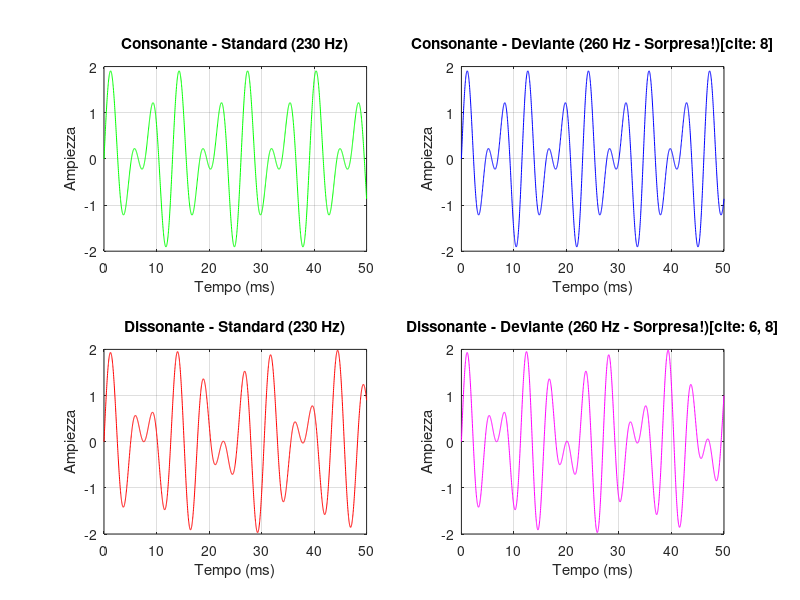

The MATLAB script that drew this image:
% =========================================================================
% ESPERIMENTO_SARASSO_RONGA
% SCRIPT MATLAB: Generazione degli stimoli acustici (Consonanti e Dissonanti)
% basato sui dati dell'Esperimento 2 del paper (Sarasso et al., 2021)
% =========================================================================

clear; clc; close all;

Fs = 44100;          % Frequenza di campionamento standard (44.1 kHz)
dur = 0.05;          % Durata del suono: 50 millisecondi (come nel paper)[cite: 8]
t = 0:1/Fs:dur;      % Asse temporale

%% 1. BLOCCO CONSONANTE (Quinte)
% Frequenze Standard (230 Hz + 153.33 Hz) e Deviante alto (260 Hz + 173.33 Hz)[cite: 8]
f1_std_cons = 230;     f2_std_cons = 153.33;
f1_dev_cons = 260;     f2_dev_cons = 173.33;

suono_cons_standard = sin(2*pi*f1_std_cons*t) + sin(2*pi*f2_std_cons*t);
suono_cons_deviante = sin(2*pi*f1_dev_cons*t) + sin(2*pi*f2_dev_cons*t);

%% 2. BLOCCO DISSONANTE (Tritoni)
% Frequenze Standard (230 Hz + 163.55 Hz) e Deviante alto (260 Hz + 184.88 Hz)[cite: 6, 8]
f1_std_diss = 230;     f2_std_diss = 163.55;
f1_dev_diss = 260;     f2_dev_diss = 184.88;

suono_diss_standard = sin(2*pi*f1_std_diss*t) + sin(2*pi*f2_std_diss*t);
suono_diss_deviante = sin(2*pi*f1_dev_diss*t) + sin(2*pi*f2_dev_diss*t);

%% Visualizzazione grafica delle forme d'onda
figure('Name', 'Stimoli Acustici del Paper', 'Color', 'w', 'Position', [100, 100, 900, 600]);

subplot(2,2,1);
plot(t*1000, suono_cons_standard, 'g');
title('Consonante - Standard (230 Hz)');
xlabel('Tempo (ms)'); ylabel('Ampiezza'); grid on;

subplot(2,2,2);
plot(t*1000, suono_cons_deviante, 'b');
title('Consonante - Deviante (260 Hz - Sorpresa!)[cite: 8]');
xlabel('Tempo (ms)'); ylabel('Ampiezza'); grid on;

subplot(2,2,3);
plot(t*1000, suono_diss_standard, 'r');
title('Dissonante - Standard (230 Hz)');
xlabel('Tempo (ms)'); ylabel('Ampiezza'); grid on;

subplot(2,2,4);
plot(t*1000, suono_diss_deviante, 'm');
title('Dissonante - Deviante (260 Hz - Sorpresa!)[cite: 6, 8]');
xlabel('Tempo (ms)'); ylabel('Ampiezza'); grid on;

%% Riproduzione audio (Ascolta la differenza tra consonante e dissonante!)
disp('Riproduzione in corso: Intervallo Consonante Standard (Quinta)...');
sound(suono_cons_standard, Fs);
pause(0.5);

disp('Riproduzione in corso: Intervallo Dissonante Standard (Tritone)...');
sound(suono_diss_standard, Fs);




% =========================================================================
% SCRIPT MATLAB: Esempi ad alto contrasto (Consonante vs Dissonante Netto)
% =========================================================================

Fs = 44100;          % Frequenza di campionamento (44.1 kHz)
dur_nota = 0.5;      % Durata di ogni singola nota (500 ms)
t = 0:1/Fs:dur_nota;

%% 1. BLOCCO CONSONANTE (Accordo Maggiore Dolce e Aperto)
% Frequenze basate su accordo maggiore puro (Do - Mi - Sol)
f_cons_std = [261.63, 329.63, 392.00];   % C - E - G (Standard)
f_cons_dev = [293.66, 369.99, 440.00];   % D - F# - A (Deviante più acuto/sorpresa)

accordo_cons_std = [];
accordo_cons_dev = [];
for i = 1:3
    n_std = sin(2 * pi * f_cons_std(i) * t) .* hanning(length(t))';
    accordo_cons_std = [accordo_cons_std, n_std, zeros(1, round(Fs*0.03))];
    
    n_dev = sin(2 * pi * f_cons_dev(i) * t) .* hanning(length(t))';
    accordo_cons_dev = [accordo_cons_dev, n_dev, zeros(1, round(Fs*0.03))];
end

%% 2. BLOCCO DISSONANTE (Accordo Teso / Tritoni e Semitoni Stretti)
% Frequenze vicine e con intervalli di tritone (forte battito acustico)
f_diss_std = [261.63, 277.18, 369.99];   % Do - Do# - Fa# (Standard aspro)
f_diss_dev = [293.66, 311.13, 415.30];   % Re - Re# - Sol# (Deviante aspro)

accordo_diss_std = [];
accordo_diss_dev = [];
for i = 1:3
    n_std = sin(2 * pi * f_diss_std(i) * t) .* hanning(length(t))';
    accordo_diss_std = [accordo_diss_std, n_std, zeros(1, round(Fs*0.03))];
    
    n_dev = sin(2 * pi * f_diss_dev(i) * t) .* hanning(length(t))';
    accordo_diss_dev = [accordo_diss_dev, n_dev, zeros(1, round(Fs*0.03))];
end

%% Riproduzione Audio Sequenziale
disp('--------------------------------------------------');
disp(' 1. ASCOLTO BLOCCO CONSONANTE (Accordo maggiore pulito)');
disp('--------------------------------------------------');
disp('-> Standard consonante (suono stabile e aperto):');
sound(accordo_cons_std, Fs);
pause(2.5);
disp('-> Deviante consonante (stesso stile, altezza diversa - la sorpresa):');
sound(accordo_cons_dev, Fs);

pause(3);

disp('--------------------------------------------------');
disp(' 2. ASCOLTO BLOCCO DISSONANTE (Accordo teso / aspro)');
disp('--------------------------------------------------');
disp('-> Standard dissonante (sentirai subito l attrito/fastidio):');
sound(accordo_diss_std, Fs);
pause(2.5);
disp('-> Deviante dissonante (la sorpresa nello stesso mondo teso):');
sound(accordo_diss_dev, Fs);
